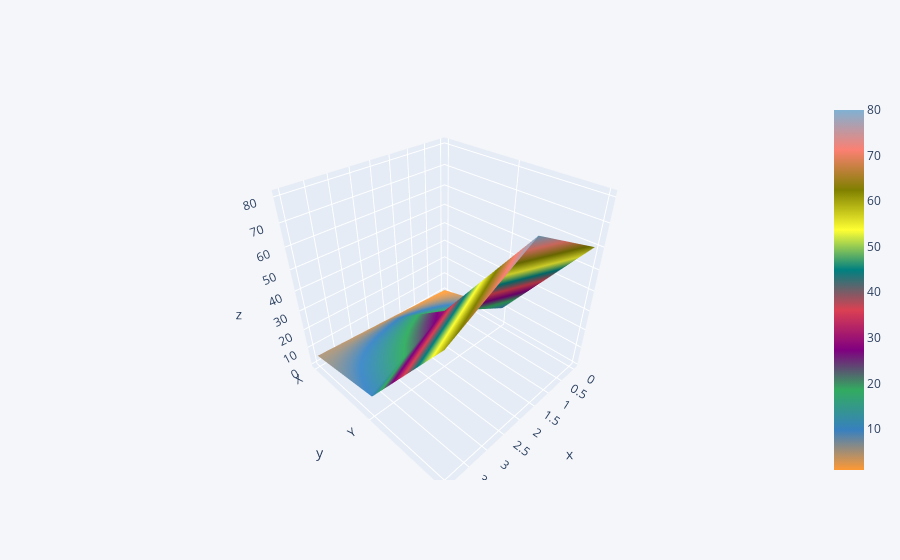

Write notebook code for a chart like this one.
### Code cell
df3.iplot(kind='surface')

### Figure 1 — Plotly figure (JSON) as saved in the notebook; plotly's stock layout.template omitted (floating-point values rounded to 4 significant figures)
{"data": [{"colorscale": [[0, "rgb(255, 153, 51)"], [0.1111, "rgb(55, 128, 191)"], [0.2222, "rgb(50, 171, 96)"], [0.3333, "rgb(128, 0, 128)"], [0.4444, "rgb(219, 64, 82)"], [0.5556, "rgb(0, 128, 128)"], [0.6667, "rgb(255, 255, 51)"], [0.7778, "rgb(128, 128, 0)"], [0.8889, "rgb(251, 128, 114)"], [1, "rgb(128, 177, 211)"]], "type": "surface", "x": [0, 1, 2, 3, 4], "y": ["X", "Y", "Z"], "z": [[1, 2, 3, 4, 5], [10, 20, 30, 20, 10], [60, 70, 80, 70, 60]]}], "layout": {"legend": {"bgcolor": "#F5F6F9", "font": {"color": "#4D5663"}}, "paper_bgcolor": "#F5F6F9", "plot_bgcolor": "#F5F6F9", "title": {"font": {"color": "#4D5663"}}, "xaxis": {"gridcolor": "#E1E5ED", "showgrid": true, "tickfont": {"color": "#4D5663"}, "title": {"font": {"color": "#4D5663"}, "text": ""}, "zerolinecolor": "#E1E5ED"}, "yaxis": {"gridcolor": "#E1E5ED", "showgrid": true, "tickfont": {"color": "#4D5663"}, "title": {"font": {"color": "#4D5663"}, "text": ""}, "zerolinecolor": "#E1E5ED"}}}
